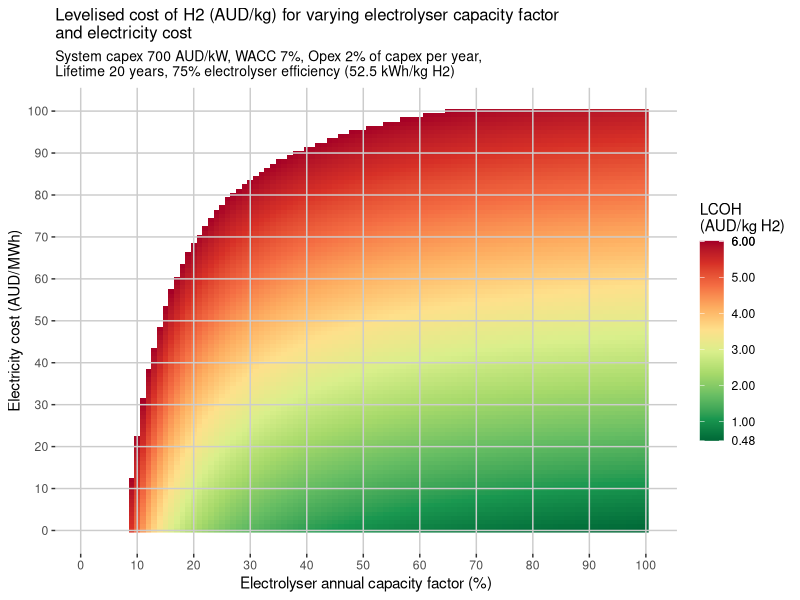

This chart was generated by the following R code:
#Colour plot for Levelised Cost Of Hydrogen (LCOH) ----
#Compare how LCOH changes for variation in capacity factor and cost of electricity.

#For faster, simpler equation, see https://www.e-education.psu.edu/eme801/node/560

#Get required packages ----
library(tidyverse)
library(RColorBrewer)
library(ggplot2)

#Clear all variables
rm(list = ls())

#Define static variables ----
plantLife <- 20 #Lifetime of plant in years
hoursInYear <- 8760 #hours in year
plantSize <- 1 #capacity of plant, kW
capPayment <- 0 #AUD/kW/year

#Define sensitivity variables ----

#Create vectors of variables
capFac <- #0.9 %>% data.frame(capFac=.) #capacity factor as a fraction, where 0.5 = 50%
  seq(from = 0, to = 1, length = 101) %>% data.frame(capFac=.)
elecCost <- #25 %>% data.frame(elecCost=.)
  seq(from = 0, to = 100, length = 101) %>% data.frame(elecCost=.) #AUD/MWh
  #c(0, 10, 20) %>% data.frame(elecCost=.)
capex <- 700 %>% data.frame(capex=.) #AUD/kW
  #seq(from = 0, to = 2000, length= 101) %>% data.frame(capex=.)
  #c(500, 1000, 1500) %>% data.frame(capex=.)
opex_pct <- 2 %>% data.frame(opex_pct=.) #percentage of capex
  #seq(from = 0, to = 1, length= 11) %>% data.frame(opex=.)
r <- 0.07 %>% data.frame(r=.) #WACC or discount rate, where 0.07 = 7%
  #seq(from = 0, to = 0.2, length= 101) %>% data.frame(r=.)
elecEff_pct <- 75 %>% data.frame(elecEff_pct=.) #electrolyser efficiency as a percentage
  #seq(from = 50, to = 100, length= 100) %>% data.frame(elecEff_pct=.)
elecEff <- 39.4 / (elecEff_pct/100) %>% data.frame() %>% 
  dplyr::transmute(elecEff = elecEff_pct) #electrolyser efficiency in kWh/kg H2
t <- seq(from = 0, to = plantLife, by = 1) %>% data.frame(t=.) #create vector of years

# #Combine vectors into dataframe of all unique combinations

working_df <- tidyr::crossing(capFac, elecCost, capex, opex_pct, r, elecEff_pct)

# df_list <- list(capFac, elecCost, capex, opex_pct, r, elecEff_pct, t)
# working_df <- df_list %>%
#   purrr::reduce(tidyr::crossing)

#Calculation for plot ----

# #Perform calculation
# working_df <- working_df %>%
#   dplyr::mutate(elecEff = 39.4 / (elecEff_pct/100),
#                 opex = capex * (opex_pct/100),
#                 kg_H2_produced = ifelse(t == 0, 0, plantSize * hoursInYear * capFac / elecEff),
#                 kg_H2_produced_disc = kg_H2_produced / (1 + r)^t,
#                 capex_AUD = ifelse(t == 0, plantSize * capex, 0),
#                 opex_AUD = ifelse(t == 0, 0, plantSize * opex),
#                 elecCost_AUD = ifelse(t == 0, 0, kg_H2_produced * (elecEff / 1000) * elecCost),
#                 capPayment_AUD = ifelse(t == 0, 0, plantSize * capPayment),
#                 annualCost = capex_AUD + opex_AUD + elecCost_AUD - capPayment_AUD,
#                 annualCostDisc = annualCost / (1 + r)^t
#   ) %>%
#   dplyr::group_by(capFac, elecCost, capex, opex_pct, opex, r, elecEff_pct, elecEff) %>%
#   dplyr::summarise(kg_H2_produced = sum(kg_H2_produced),
#                    kg_H2_produced_disc = sum(kg_H2_produced_disc),
#                    totalCost = sum(annualCost),
#                    totalCostDisc = sum(annualCostDisc)
#                    ) %>%
#   dplyr::mutate(LCOH = totalCostDisc / kg_H2_produced_disc) %>%
#   dplyr::ungroup() %>% 
#   dplyr::mutate(LCOH_alt = (capex * r) / (1-(1+r)^(-plantLife)) / (kg_H2_produced/plantLife)
#                + (opex + (kg_H2_produced/plantLife * (elecEff / 1000) * elecCost)) / (kg_H2_produced/plantLife))


#Alternative simpler, faster calculation that does NOT require each year to be calculated separately and then summed
#Requires certain things to be true e.g. all capex incurred at t=0, same annual ouput per year for entire life,...
  #...same operating cost per year for entire life, etc.

working_df <- working_df %>% 
  dplyr::mutate(elecEff = 39.4 / (elecEff_pct/100),
                opex = capex * (opex_pct/100),
                capPayment_annual = plantSize * capPayment,
                kg_H2_produced_annual = plantSize * hoursInYear * capFac / elecEff,
                elecCost_annual = kg_H2_produced_annual * (elecEff / 1000) * elecCost,
                LCOH = ifelse(r==0, capex / plantLife / kg_H2_produced_annual, (capex * r) / (1-(1+r)^(-plantLife)) / kg_H2_produced_annual)
                      + (opex + elecCost_annual - capPayment_annual) / kg_H2_produced_annual
                #simplified LCOH formula taken from https://www.e-education.psu.edu/eme801/node/560
                )



#Decide what to filter on ----
working_df <- working_df %>% 
  dplyr::mutate(capFac = capFac * 100)

final_df <- working_df %>% 
  #dplyr::filter(round(capFac) == 50 &
  #              round(elecCost) == 90
  #              )
  #dplyr::filter(LCOH <= 2)
  dplyr::filter(capFac >= 1)
  #dplyr::filter(elecCost <= 30)
  #dplyr::filter(LCOH <= 2)
  #dplyr::filter(r >= 0 & r <= 0.01)
  #dplyr::filter(capex >= 500)
  #dplyr::filter(elecCost >= 25 & elecCost <= 75) %>% 
  #dplyr::filter(capFac >= 25 & capFac <= 75)


#Plot results ----

minLCOH <- round(min(final_df$LCOH), 2)
maxLCOH <- #round(max(final_df$LCOH), 2)
  6
#breaks <- seq(from = minLCOH, to = maxLCOH, length = 12) %>% round(.,2)

#heatmap(as.matrix(final_df), Rowv = NA, Colv = NA, scale = "column")
ggplot(final_df, aes(capFac, elecCost)) + 
  geom_raster(aes(fill = LCOH)) +
  #geom_contour(aes(z = LCOH), color = "black", size = 1, breaks = seq(from = 2, to = 2, by = 1), linetype = "solid") +
  #geom_text_contour(aes(z = LCOH), color = "white") +
  #scale_fill_gradient2(low = "green", mid = "white", high = "red", midpoint = 8)
  labs(x = "Electrolyser annual capacity factor (%)",
       #x = "WACC (%)",
       #x = "Electrolyser efficiency (%)",
       #x = "Electricity cost (AUD/MWh)",
       y = "Electricity cost (AUD/MWh)",
       #y = "Capex (AUD/kW)",
       fill = "LCOH
(AUD/kg H2)",
        title = "Levelised cost of H2 (AUD/kg) for varying electrolyser capacity factor
and electricity cost",
       subtitle = paste("System capex ", capex, " AUD/kW, WACC ", r * 100,  "%, Opex ", opex_pct, "% of capex per year, 
Lifetime ", plantLife, " years, ", elecEff_pct, "% electrolyser efficiency (", round(elecEff,1), " kWh/kg H2)", sep="")) +
  scale_fill_gradientn(#colors = rev(rainbow(10)),
                       #low = "green4", mid = "gold", high = "firebrick", midpoint = (minLCOH+maxLCOH)/2,
                       colors = brewer.pal(n = 10, name = "RdYlGn") %>% rev(),
                       limits = c(minLCOH, maxLCOH),
                       #breaks = c(minLCOH, 2, 4, 6, 8, 10, 12, 14, maxLCOH)
                       breaks = c(minLCOH, 1, 2, 3, 4, 5, 6, 7, maxLCOH),
                       na.value = "white"
                       #breaks = breaks
                       ) + 
  guides(fill = guide_colourbar(barheight = 10)) +
  theme(panel.ontop = TRUE,
        panel.background = element_rect(fill = NA),
        panel.grid.major = element_line(colour = "grey80"),
        panel.grid.minor = element_blank(),
        plot.title = element_text(size = 12),
        plot.subtitle = element_text(size = 10)
  ) +
  scale_x_continuous(breaks = seq(from = 0, to = 100, by = 10)
                     ) + 
  scale_y_continuous(breaks = seq(from = 0, to = 100, by = 10))
  #annotate(geom = "text", label = "<= 2 AUD/kg", x = 70, y = 18, color = "black")
  #facet_wrap(~ capex)

